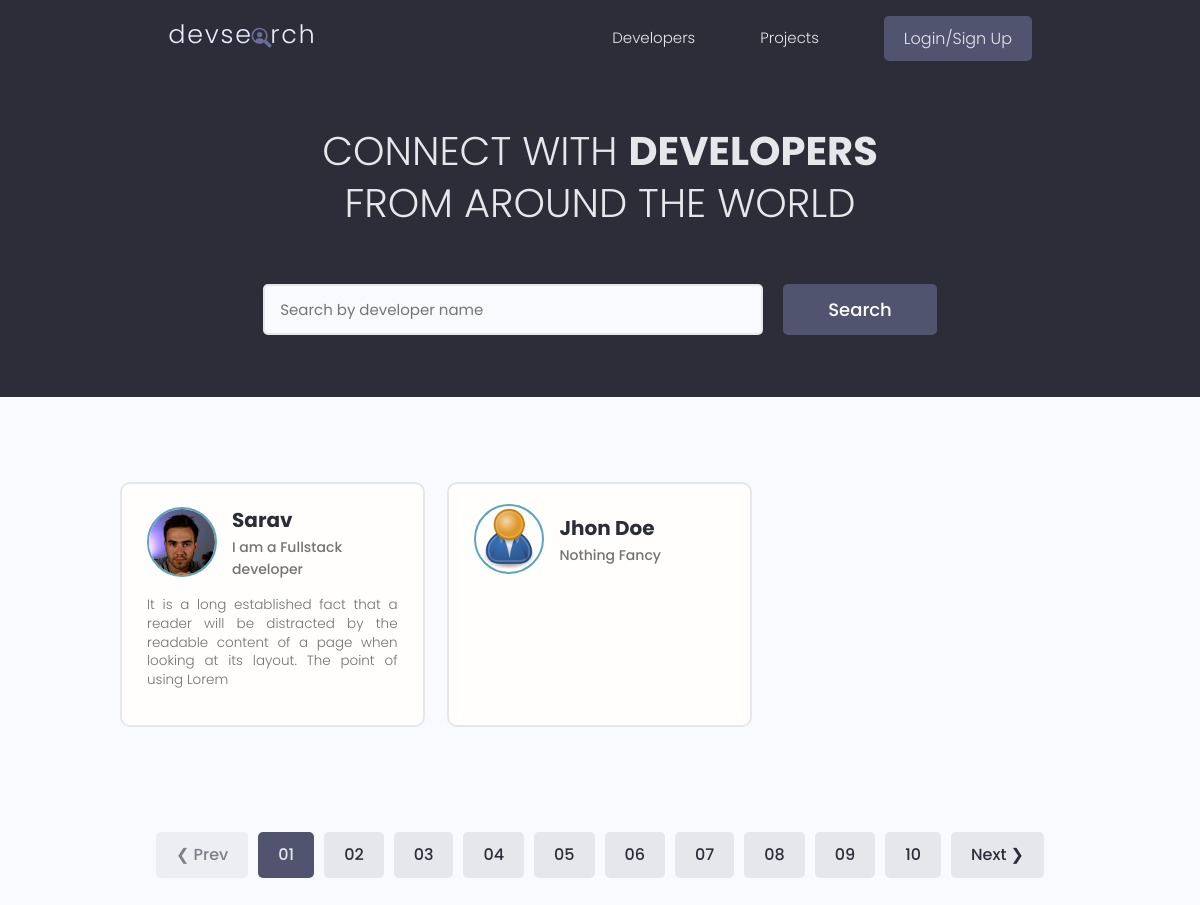
The app's page /, older data.
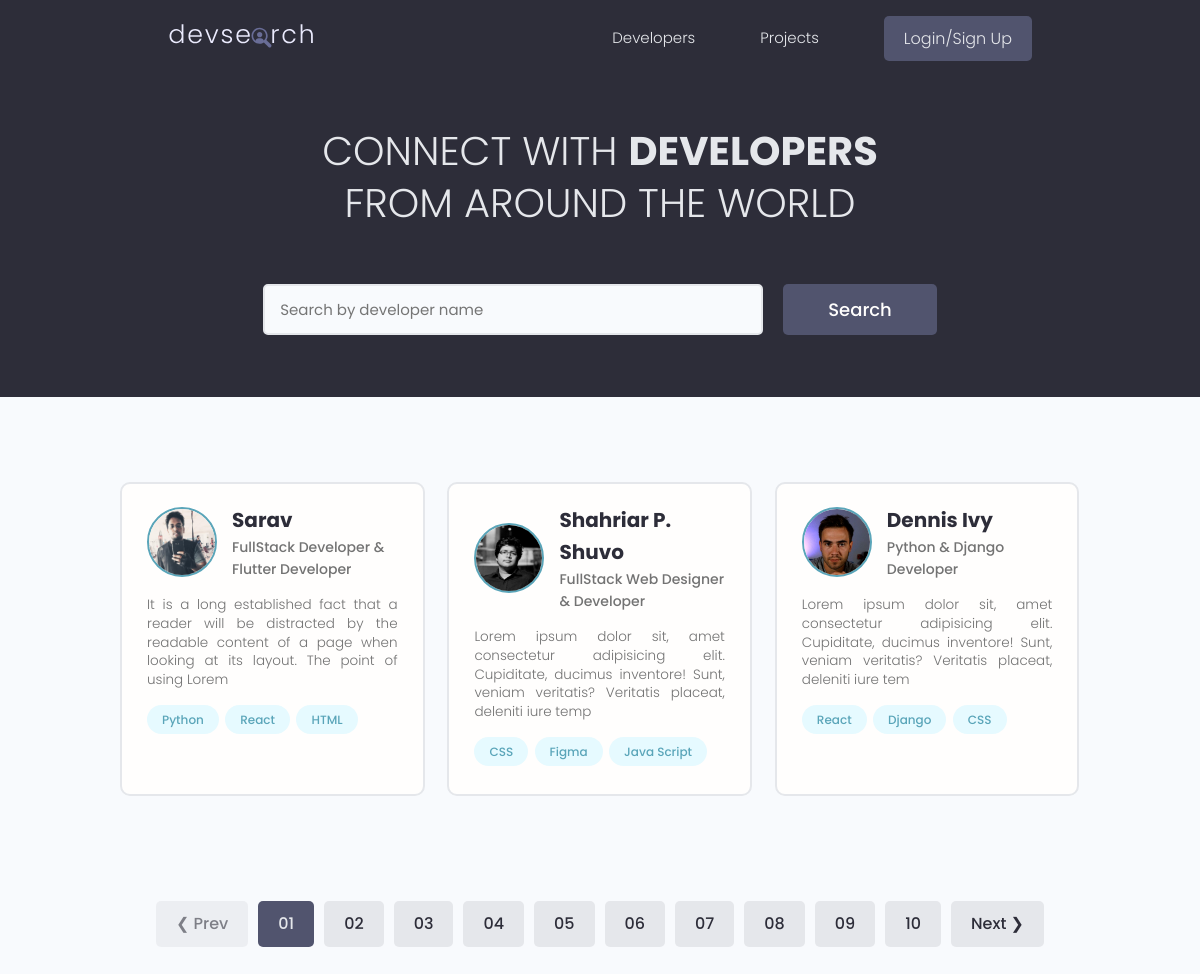
The same page, newer data.
### users/models.py (models this page shows, shortened)
class Profile(models.Model):
    user = models.OneToOneField(User, on_delete=models.CASCADE, null=True, blank=True)
    name = models.CharField(max_length=200, blank=True, null=True)
    username = models.CharField(max_length=200, blank=True, null=True)
    email = models.EmailField(max_length=500, null=True, blank=True)
    short_intro = models.CharField(max_length=200, blank=True, null=True)
    bio = models.TextField(blank=True, null=True)
    profile_image = models.ImageField(
        blank=True,
        null=True,
        upload_to="profiles/",
        default="profiles/user-default.png",
    )
    location = models.CharField(max_length=200, blank=True, null=True)
    social_github = models.CharField(max_length=200, blank=True, null=True)
    social_twitter = models.CharField(max_length=200, blank=True, null=True)
    social_linkedin = models.CharField(max_length=200, blank=True, null=True)
    social_youtube = models.CharField(max_length=200, blank=True, null=True)
    social_website = models.CharField(max_length=200, blank=True, null=True)
    created = models.DateTimeField(auto_now_add=True)
    id = models.UUIDField(
        default=uuid.uuid4, unique=True, primary_key=True, editable=False
    )

class Skill(models.Model):
    owner = models.ForeignKey(Profile, on_delete=models.CASCADE, null=True, blank=True)
    name = models.CharField(max_length=200, blank=True, null=True)
    description = models.TextField(blank=True, null=True)
    created = models.DateTimeField(auto_now_add=True)
    id = models.UUIDField(
        default=uuid.uuid4, unique=True, primary_key=True, editable=False
    )
    def __str__(self):
        return str(self.name)

### users/views.py (the view)
# urls.py: path("", views.profiles, name="profiles"),
def profiles(request):
    search, profiles = search_projects(request)
    context = {"profiles": profiles, "search": search}
    return render(request, "users/profiles.html", context)

### users/utils.py (called while the page is built)
def search_projects(request):
    search = ""
    if request.GET.get("search"):
        search = request.GET.get("search")
    skills = Skill.objects.filter(name__icontains=search)
    profiles = Profile.objects.distinct().filter(
        Q(name__icontains=search)
        | Q(short_intro__icontains=search)
        | Q(skill__in=skills)
    )
    return search, profiles

### users/templates/users/profiles.html (shortened to what this page needs)
{% extends 'main.html' %}
{% block content %}
<main class="home">
    <section class="hero-section text-center">
        <div class="container container--narrow">
            <div class="hero-section__box">
                <h2>CONNECT WITH <span>DEVELOPERS</span></h2>
                <h2>FROM AROUND THE WORLD</h2>
            </div>
            <div class="hero-section__search">
                <form class="form" action="{% url 'profiles' %}" method="get">
                    <div class="form__field">
                        <input class="input input--text" id="formInput#search" type="text" name="search"
                            placeholder="Search by developer name" value="{{search}}" />
                    </div>
                    <input class="btn btn--sub btn--lg" type="submit" value="Search" />
                </form>
            </div>
        </div>
    </section>
    <section class="devlist">
        <div class="container">
            <div class="grid grid--three">
                {% for profile in profiles %}
                <div class="column card">
                    <div class="dev">
                        <a href="{% url 'user-profile' profile.id %}" class="card__body">
                            <div class="dev__profile">
                                <img class="avatar avatar--md" src="{{ profile.profile_image.url }}" alt="image" />
                                <div class="dev__meta">
                                    <h3>{{profile.name}}</h3>
                                    <h5>{{profile.short_intro}}</h5>
                                </div>
                            </div>
                            <p class="dev__info">
                                {{profile.bio|slice:"150"}}
                            </p>
                            <div class="dev__skills">
                                {% for skill in profile.skill_set.all|slice:"5" %}
                                <span class="tag tag--pill tag--main">
                                    <small>{{skill}}</small>
                                </span>
                                {% endfor %}
                            </div>
                        </a>
                    </div>
                </div>
                {% endfor %}
            </div>
        </div>
    </section>
    <div class="pagination">
        <ul class="container">
            <li><a href="#" class="btn btn--disabled">&#10094; Prev</a></li>
            <li><a href="#" class="btn btn--sub">01</a></li>
            <li><a href="#" class="btn">02</a></li>
            <li><a href="#" class="btn">03</a></li>
            <li><a href="#" class="btn">04</a></li>
            <li><a href="#" class="btn">05</a></li>
            <li><a href="#" class="btn">06</a></li>
            <li><a href="#" class="btn">07</a></li>
            <li><a href="#" class="btn">08</a></li>
            <li><a href="#" class="btn">09</a></li>
            <li><a href="#" class="btn">10</a></li>
            <li><a href="#" class="btn">Next &#10095;</a></li>
        </ul>
    </div>
</main>
{% endblock content %}

Row changes from the older to the newer data that the page shows:
changed Profile "Sarav": profile_image: a different picture; short_intro "I am a Fullstack developer" → "FullStack Developer & Flutter Developer"
added Skill: name "Python", shown under Profile "Sarav"
added Skill: name "React", shown under Profile "Sarav"
added Skill: name "HTML", shown under Profile "Sarav"
changed Profile: profile_image: picture added in place of a placeholder; name "Jhon Doe" → "Shahriar P. Shuvo"; short_intro "Nothing Fancy" → "FullStack Web Designer & Developer"; bio (not shown) → "Lorem ipsum dolor sit, amet consectetur adipisicing elit. Cupiditate, ducimus inventore! Sunt, veniam veritatis? Veritatis placeat, deleniti iure temp"
added Skill: name "CSS", shown under Profile "Shahriar P. Shuvo"
added Skill: name "Figma", shown under Profile "Shahriar P. Shuvo"
added Skill: name "Java Script", shown under Profile "Shahriar P. Shuvo"
added Profile: profile_image (picture), name "Dennis Ivy", short_intro "Python & Django Developer", bio "Lorem ipsum dolor sit, amet consectetur adipisicing elit. Cupiditate, ducimus inventore! Sunt, veniam veritatis? Veritatis placeat, deleniti iure tem"
added Skill: name "React", shown under "Dennis Ivy"
added Skill: name "Django", shown under "Dennis Ivy"
added Skill: name "CSS", shown under "Dennis Ivy"
